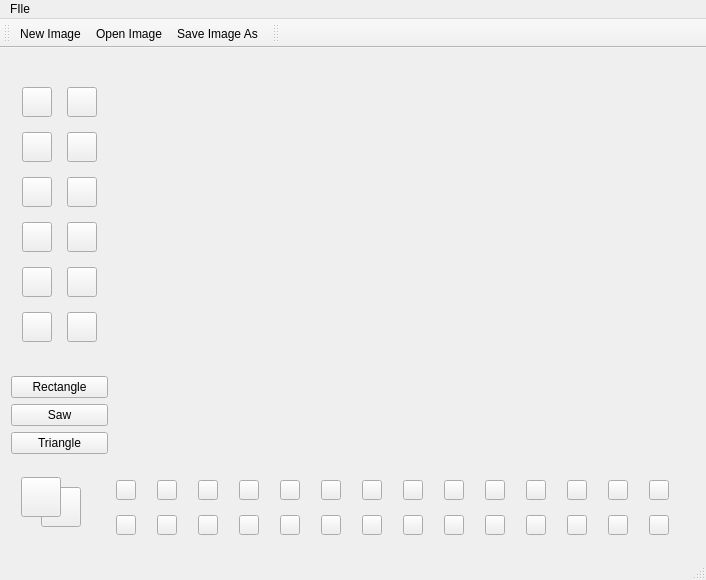
<?xml version="1.0" encoding="UTF-8"?>
<ui version="4.0">
 <class>MainWindow</class>
 <widget class="QMainWindow" name="MainWindow">
  <property name="geometry">
   <rect>
    <x>0</x>
    <y>0</y>
    <width>706</width>
    <height>580</height>
   </rect>
  </property>
  <property name="windowTitle">
   <string>Lab3.2</string>
  </property>
  <widget class="QWidget" name="centralWidget">
   <property name="sizePolicy">
    <sizepolicy hsizetype="Maximum" vsizetype="Maximum">
     <horstretch>0</horstretch>
     <verstretch>0</verstretch>
    </sizepolicy>
   </property>
   <layout class="QVBoxLayout" name="verticalLayout">
    <item>
     <layout class="QHBoxLayout" name="horizontalLayout">
      <property name="sizeConstraint">
       <enum>QLayout::SetDefaultConstraint</enum>
      </property>
      <item>
       <layout class="QVBoxLayout" name="verticalLayout_2">
        <item>
         <widget class="QWidget" name="widget" native="true">
          <property name="sizePolicy">
           <sizepolicy hsizetype="Maximum" vsizetype="Maximum">
            <horstretch>0</horstretch>
            <verstretch>0</verstretch>
           </sizepolicy>
          </property>
          <layout class="QGridLayout" name="gridLayout">
           <property name="spacing">
            <number>15</number>
           </property>
           <item row="4" column="0">
            <widget class="QPushButton" name="lineButton">
             <property name="minimumSize">
              <size>
               <width>30</width>
               <height>30</height>
              </size>
             </property>
             <property name="maximumSize">
              <size>
               <width>30</width>
               <height>30</height>
              </size>
             </property>
             <property name="text">
              <string/>
             </property>
             <property name="icon">
              <iconset resource="paint/resources.qrc">
               <normaloff>:/icons/layer-shape-line.png</normaloff>:/icons/layer-shape-line.png</iconset>
             </property>
             <property name="checkable">
              <bool>true</bool>
             </property>
            </widget>
           </item>
           <item row="0" column="0">
            <widget class="QPushButton" name="eraserButton">
             <property name="sizePolicy">
              <sizepolicy hsizetype="Fixed" vsizetype="Fixed">
               <horstretch>0</horstretch>
               <verstretch>0</verstretch>
              </sizepolicy>
             </property>
             <property name="minimumSize">
              <size>
               <width>30</width>
               <height>30</height>
              </size>
             </property>
             <property name="maximumSize">
              <size>
               <width>30</width>
               <height>30</height>
              </size>
             </property>
             <property name="text">
              <string/>
             </property>
             <property name="icon">
              <iconset resource="paint/resources.qrc">
               <normaloff>:/icons/eraser.png</normaloff>:/icons/eraser.png</iconset>
             </property>
             <property name="checkable">
              <bool>true</bool>
             </property>
            </widget>
           </item>
           <item row="0" column="1">
            <widget class="QPushButton" name="fillButton">
             <property name="sizePolicy">
              <sizepolicy hsizetype="Fixed" vsizetype="Fixed">
               <horstretch>0</horstretch>
               <verstretch>0</verstretch>
              </sizepolicy>
             </property>
             <property name="minimumSize">
              <size>
               <width>30</width>
               <height>30</height>
              </size>
             </property>
             <property name="maximumSize">
              <size>
               <width>30</width>
               <height>30</height>
              </size>
             </property>
             <property name="text">
              <string/>
             </property>
             <property name="icon">
              <iconset resource="paint/resources.qrc">
               <normaloff>:/icons/paint-can.png</normaloff>:/icons/paint-can.png</iconset>
             </property>
             <property name="checkable">
              <bool>true</bool>
             </property>
            </widget>
           </item>
           <item row="2" column="1">
            <widget class="QPushButton" name="brushButton">
             <property name="sizePolicy">
              <sizepolicy hsizetype="Fixed" vsizetype="Fixed">
               <horstretch>0</horstretch>
               <verstretch>0</verstretch>
              </sizepolicy>
             </property>
             <property name="minimumSize">
              <size>
               <width>30</width>
               <height>30</height>
              </size>
             </property>
             <property name="maximumSize">
              <size>
               <width>30</width>
               <height>30</height>
              </size>
             </property>
             <property name="text">
              <string/>
             </property>
             <property name="icon">
              <iconset resource="paint/resources.qrc">
               <normaloff>:/icons/paint-brush.png</normaloff>:/icons/paint-brush.png</iconset>
             </property>
             <property name="checkable">
              <bool>true</bool>
             </property>
            </widget>
           </item>
           <item row="5" column="1">
            <widget class="QPushButton" name="polygonButton">
             <property name="minimumSize">
              <size>
               <width>30</width>
               <height>30</height>
              </size>
             </property>
             <property name="maximumSize">
              <size>
               <width>30</width>
               <height>30</height>
              </size>
             </property>
             <property name="text">
              <string/>
             </property>
             <property name="icon">
              <iconset resource="paint/resources.qrc">
               <normaloff>:/icons/layer-shape-polygon.png</normaloff>:/icons/layer-shape-polygon.png</iconset>
             </property>
             <property name="checkable">
              <bool>true</bool>
             </property>
            </widget>
           </item>
           <item row="4" column="1">
            <widget class="QPushButton" name="polylineButton">
             <property name="minimumSize">
              <size>
               <width>30</width>
               <height>30</height>
              </size>
             </property>
             <property name="maximumSize">
              <size>
               <width>30</width>
               <height>30</height>
              </size>
             </property>
             <property name="text">
              <string/>
             </property>
             <property name="icon">
              <iconset resource="paint/resources.qrc">
               <normaloff>:/icons/layer-shape-polyline.png</normaloff>:/icons/layer-shape-polyline.png</iconset>
             </property>
             <property name="checkable">
              <bool>true</bool>
             </property>
            </widget>
           </item>
           <item row="1" column="1">
            <widget class="QPushButton" name="sprayButton">
             <property name="sizePolicy">
              <sizepolicy hsizetype="Minimum" vsizetype="Fixed">
               <horstretch>0</horstretch>
               <verstretch>0</verstretch>
              </sizepolicy>
             </property>
             <property name="minimumSize">
              <size>
               <width>30</width>
               <height>30</height>
              </size>
             </property>
             <property name="maximumSize">
              <size>
               <width>30</width>
               <height>30</height>
              </size>
             </property>
             <property name="text">
              <string/>
             </property>
             <property name="icon">
              <iconset resource="paint/resources.qrc">
               <normaloff>:/icons/spray.png</normaloff>:/icons/spray.png</iconset>
             </property>
             <property name="checkable">
              <bool>true</bool>
             </property>
             <property name="flat">
              <bool>false</bool>
             </property>
            </widget>
           </item>
           <item row="1" column="0">
            <widget class="QPushButton" name="dropperButton">
             <property name="sizePolicy">
              <sizepolicy hsizetype="Fixed" vsizetype="Fixed">
               <horstretch>0</horstretch>
               <verstretch>0</verstretch>
              </sizepolicy>
             </property>
             <property name="minimumSize">
              <size>
               <width>30</width>
               <height>30</height>
              </size>
             </property>
             <property name="maximumSize">
              <size>
               <width>30</width>
               <height>30</height>
              </size>
             </property>
             <property name="text">
              <string/>
             </property>
             <property name="icon">
              <iconset resource="paint/resources.qrc">
               <normaloff>:/icons/pipette.png</normaloff>:/icons/pipette.png</iconset>
             </property>
             <property name="checkable">
              <bool>true</bool>
             </property>
            </widget>
           </item>
           <item row="5" column="0">
            <widget class="QPushButton" name="rectButton">
             <property name="minimumSize">
              <size>
               <width>30</width>
               <height>30</height>
              </size>
             </property>
             <property name="maximumSize">
              <size>
               <width>30</width>
               <height>30</height>
              </size>
             </property>
             <property name="text">
              <string/>
             </property>
             <property name="icon">
              <iconset resource="paint/resources.qrc">
               <normaloff>:/icons/layer-shape.png</normaloff>:/icons/layer-shape.png</iconset>
             </property>
             <property name="checkable">
              <bool>true</bool>
             </property>
            </widget>
           </item>
           <item row="6" column="1">
            <widget class="QPushButton" name="roundrectButton">
             <property name="minimumSize">
              <size>
               <width>30</width>
               <height>30</height>
              </size>
             </property>
             <property name="maximumSize">
              <size>
               <width>30</width>
               <height>30</height>
              </size>
             </property>
             <property name="text">
              <string/>
             </property>
             <property name="icon">
              <iconset resource="paint/resources.qrc">
               <normaloff>:/icons/layer-shape-round.png</normaloff>:/icons/layer-shape-round.png</iconset>
             </property>
             <property name="checkable">
              <bool>true</bool>
             </property>
            </widget>
           </item>
           <item row="6" column="0">
            <widget class="QPushButton" name="ellipseButton">
             <property name="minimumSize">
              <size>
               <width>30</width>
               <height>30</height>
              </size>
             </property>
             <property name="maximumSize">
              <size>
               <width>30</width>
               <height>30</height>
              </size>
             </property>
             <property name="text">
              <string/>
             </property>
             <property name="icon">
              <iconset resource="paint/resources.qrc">
               <normaloff>:/icons/layer-shape-ellipse.png</normaloff>:/icons/layer-shape-ellipse.png</iconset>
             </property>
             <property name="checkable">
              <bool>true</bool>
             </property>
            </widget>
           </item>
           <item row="2" column="0">
            <widget class="QPushButton" name="penButton">
             <property name="sizePolicy">
              <sizepolicy hsizetype="Fixed" vsizetype="Fixed">
               <horstretch>0</horstretch>
               <verstretch>0</verstretch>
              </sizepolicy>
             </property>
             <property name="minimumSize">
              <size>
               <width>30</width>
               <height>30</height>
              </size>
             </property>
             <property name="maximumSize">
              <size>
               <width>30</width>
               <height>30</height>
              </size>
             </property>
             <property name="text">
              <string/>
             </property>
             <property name="icon">
              <iconset resource="paint/resources.qrc">
               <normaloff>:/icons/pencil.png</normaloff>:/icons/pencil.png</iconset>
             </property>
             <property name="checkable">
              <bool>true</bool>
             </property>
            </widget>
           </item>
          </layout>
         </widget>
        </item>
        <item>
         <layout class="QVBoxLayout" name="verticalLayout_3">
          <item>
           <widget class="QPushButton" name="addRecButton">
            <property name="text">
             <string>Rectangle</string>
            </property>
            <property name="icon">
             <iconset resource="paint/resources.qrc">
              <normaloff>:/types/rectangle.png</normaloff>:/types/rectangle.png</iconset>
            </property>
           </widget>
          </item>
          <item>
           <widget class="QPushButton" name="addSawButton">
            <property name="text">
             <string>Saw</string>
            </property>
            <property name="icon">
             <iconset resource="paint/resources.qrc">
              <normaloff>:/types/saw.png</normaloff>:/types/saw.png</iconset>
            </property>
           </widget>
          </item>
          <item>
           <widget class="QPushButton" name="addTriangleButton">
            <property name="text">
             <string>Triangle</string>
            </property>
            <property name="icon">
             <iconset resource="paint/resources.qrc">
              <normaloff>:/types/triangle.png</normaloff>:/types/triangle.png</iconset>
            </property>
           </widget>
          </item>
         </layout>
        </item>
       </layout>
      </item>
      <item>
       <widget class="QLabel" name="canvas">
        <property name="sizePolicy">
         <sizepolicy hsizetype="MinimumExpanding" vsizetype="MinimumExpanding">
          <horstretch>0</horstretch>
          <verstretch>0</verstretch>
         </sizepolicy>
        </property>
        <property name="text">
         <string/>
        </property>
       </widget>
      </item>
     </layout>
    </item>
    <item>
     <layout class="QHBoxLayout" name="horizontalLayout_2">
      <item>
       <widget class="QWidget" name="widget_3" native="true">
        <property name="minimumSize">
         <size>
          <width>78</width>
          <height>0</height>
         </size>
        </property>
        <property name="maximumSize">
         <size>
          <width>78</width>
          <height>16777215</height>
         </size>
        </property>
        <widget class="QPushButton" name="secondaryButton">
         <property name="geometry">
          <rect>
           <x>30</x>
           <y>10</y>
           <width>40</width>
           <height>40</height>
          </rect>
         </property>
         <property name="minimumSize">
          <size>
           <width>40</width>
           <height>40</height>
          </size>
         </property>
         <property name="maximumSize">
          <size>
           <width>40</width>
           <height>40</height>
          </size>
         </property>
         <property name="text">
          <string/>
         </property>
        </widget>
        <widget class="QPushButton" name="primaryButton">
         <property name="geometry">
          <rect>
           <x>10</x>
           <y>0</y>
           <width>40</width>
           <height>40</height>
          </rect>
         </property>
         <property name="minimumSize">
          <size>
           <width>40</width>
           <height>40</height>
          </size>
         </property>
         <property name="maximumSize">
          <size>
           <width>40</width>
           <height>40</height>
          </size>
         </property>
         <property name="text">
          <string/>
         </property>
        </widget>
       </widget>
      </item>
      <item>
       <widget class="QWidget" name="widget_2" native="true">
        <layout class="QGridLayout" name="gridLayout_2">
         <property name="leftMargin">
          <number>15</number>
         </property>
         <property name="topMargin">
          <number>0</number>
         </property>
         <property name="rightMargin">
          <number>15</number>
         </property>
         <property name="bottomMargin">
          <number>15</number>
         </property>
         <property name="spacing">
          <number>15</number>
         </property>
         <item row="0" column="10">
          <widget class="QPushButton" name="colorButton_11">
           <property name="sizePolicy">
            <sizepolicy hsizetype="Fixed" vsizetype="Fixed">
             <horstretch>0</horstretch>
             <verstretch>0</verstretch>
            </sizepolicy>
           </property>
           <property name="minimumSize">
            <size>
             <width>20</width>
             <height>20</height>
            </size>
           </property>
           <property name="maximumSize">
            <size>
             <width>20</width>
             <height>13</height>
            </size>
           </property>
           <property name="text">
            <string/>
           </property>
          </widget>
         </item>
         <item row="0" column="6">
          <widget class="QPushButton" name="colorButton_7">
           <property name="sizePolicy">
            <sizepolicy hsizetype="Fixed" vsizetype="Fixed">
             <horstretch>0</horstretch>
             <verstretch>0</verstretch>
            </sizepolicy>
           </property>
           <property name="minimumSize">
            <size>
             <width>20</width>
             <height>20</height>
            </size>
           </property>
           <property name="maximumSize">
            <size>
             <width>20</width>
             <height>13</height>
            </size>
           </property>
           <property name="text">
            <string/>
           </property>
          </widget>
         </item>
         <item row="0" column="8">
          <widget class="QPushButton" name="colorButton_9">
           <property name="sizePolicy">
            <sizepolicy hsizetype="Fixed" vsizetype="Fixed">
             <horstretch>0</horstretch>
             <verstretch>0</verstretch>
            </sizepolicy>
           </property>
           <property name="minimumSize">
            <size>
             <width>20</width>
             <height>20</height>
            </size>
           </property>
           <property name="maximumSize">
            <size>
             <width>20</width>
             <height>13</height>
            </size>
           </property>
           <property name="text">
            <string/>
           </property>
          </widget>
         </item>
         <item row="0" column="9">
          <widget class="QPushButton" name="colorButton_10">
           <property name="sizePolicy">
            <sizepolicy hsizetype="Fixed" vsizetype="Fixed">
             <horstretch>0</horstretch>
             <verstretch>0</verstretch>
            </sizepolicy>
           </property>
           <property name="minimumSize">
            <size>
             <width>20</width>
             <height>20</height>
            </size>
           </property>
           <property name="maximumSize">
            <size>
             <width>20</width>
             <height>13</height>
            </size>
           </property>
           <property name="text">
            <string/>
           </property>
          </widget>
         </item>
         <item row="1" column="8">
          <widget class="QPushButton" name="colorButton_23">
           <property name="sizePolicy">
            <sizepolicy hsizetype="Fixed" vsizetype="Fixed">
             <horstretch>0</horstretch>
             <verstretch>0</verstretch>
            </sizepolicy>
           </property>
           <property name="minimumSize">
            <size>
             <width>20</width>
             <height>20</height>
            </size>
           </property>
           <property name="maximumSize">
            <size>
             <width>20</width>
             <height>13</height>
            </size>
           </property>
           <property name="text">
            <string/>
           </property>
          </widget>
         </item>
         <item row="1" column="3">
          <widget class="QPushButton" name="colorButton_18">
           <property name="sizePolicy">
            <sizepolicy hsizetype="Fixed" vsizetype="Fixed">
             <horstretch>0</horstretch>
             <verstretch>0</verstretch>
            </sizepolicy>
           </property>
           <property name="minimumSize">
            <size>
             <width>20</width>
             <height>20</height>
            </size>
           </property>
           <property name="maximumSize">
            <size>
             <width>20</width>
             <height>13</height>
            </size>
           </property>
           <property name="text">
            <string/>
           </property>
          </widget>
         </item>
         <item row="1" column="5">
          <widget class="QPushButton" name="colorButton_20">
           <property name="sizePolicy">
            <sizepolicy hsizetype="Fixed" vsizetype="Fixed">
             <horstretch>0</horstretch>
             <verstretch>0</verstretch>
            </sizepolicy>
           </property>
           <property name="minimumSize">
            <size>
             <width>20</width>
             <height>20</height>
            </size>
           </property>
           <property name="maximumSize">
            <size>
             <width>20</width>
             <height>13</height>
            </size>
           </property>
           <property name="text">
            <string/>
           </property>
          </widget>
         </item>
         <item row="0" column="5">
          <widget class="QPushButton" name="colorButton_6">
           <property name="sizePolicy">
            <sizepolicy hsizetype="Fixed" vsizetype="Fixed">
             <horstretch>0</horstretch>
             <verstretch>0</verstretch>
            </sizepolicy>
           </property>
           <property name="minimumSize">
            <size>
             <width>20</width>
             <height>20</height>
            </size>
           </property>
           <property name="maximumSize">
            <size>
             <width>20</width>
             <height>13</height>
            </size>
           </property>
           <property name="text">
            <string/>
           </property>
          </widget>
         </item>
         <item row="0" column="2">
          <widget class="QPushButton" name="colorButton_3">
           <property name="sizePolicy">
            <sizepolicy hsizetype="Fixed" vsizetype="Fixed">
             <horstretch>0</horstretch>
             <verstretch>0</verstretch>
            </sizepolicy>
           </property>
           <property name="minimumSize">
            <size>
             <width>20</width>
             <height>20</height>
            </size>
           </property>
           <property name="maximumSize">
            <size>
             <width>20</width>
             <height>13</height>
            </size>
           </property>
           <property name="text">
            <string/>
           </property>
          </widget>
         </item>
         <item row="1" column="9">
          <widget class="QPushButton" name="colorButton_24">
           <property name="sizePolicy">
            <sizepolicy hsizetype="Fixed" vsizetype="Fixed">
             <horstretch>0</horstretch>
             <verstretch>0</verstretch>
            </sizepolicy>
           </property>
           <property name="minimumSize">
            <size>
             <width>20</width>
             <height>20</height>
            </size>
           </property>
           <property name="maximumSize">
            <size>
             <width>20</width>
             <height>13</height>
            </size>
           </property>
           <property name="text">
            <string/>
           </property>
          </widget>
         </item>
         <item row="1" column="2">
          <widget class="QPushButton" name="colorButton_17">
           <property name="sizePolicy">
            <sizepolicy hsizetype="Fixed" vsizetype="Fixed">
             <horstretch>0</horstretch>
             <verstretch>0</verstretch>
            </sizepolicy>
           </property>
           <property name="minimumSize">
            <size>
             <width>20</width>
             <height>20</height>
            </size>
           </property>
           <property name="maximumSize">
            <size>
             <width>20</width>
             <height>13</height>
            </size>
           </property>
           <property name="text">
            <string/>
           </property>
          </widget>
         </item>
         <item row="0" column="0">
          <widget class="QPushButton" name="colorButton_1">
           <property name="sizePolicy">
            <sizepolicy hsizetype="Fixed" vsizetype="Fixed">
             <horstretch>0</horstretch>
             <verstretch>0</verstretch>
            </sizepolicy>
           </property>
           <property name="minimumSize">
            <size>
             <width>20</width>
             <height>20</height>
            </size>
           </property>
           <property name="maximumSize">
            <size>
             <width>20</width>
             <height>13</height>
            </size>
           </property>
           <property name="styleSheet">
            <string notr="true"/>
           </property>
           <property name="text">
            <string/>
           </property>
          </widget>
         </item>
         <item row="0" column="7">
          <widget class="QPushButton" name="colorButton_8">
           <property name="sizePolicy">
            <sizepolicy hsizetype="Fixed" vsizetype="Fixed">
             <horstretch>0</horstretch>
             <verstretch>0</verstretch>
            </sizepolicy>
           </property>
           <property name="minimumSize">
            <size>
             <width>20</width>
             <height>20</height>
            </size>
           </property>
           <property name="maximumSize">
            <size>
             <width>20</width>
             <height>13</height>
            </size>
           </property>
           <property name="text">
            <string/>
           </property>
          </widget>
         </item>
         <item row="1" column="12">
          <widget class="QPushButton" name="colorButton_27">
           <property name="sizePolicy">
            <sizepolicy hsizetype="Fixed" vsizetype="Fixed">
             <horstretch>0</horstretch>
             <verstretch>0</verstretch>
            </sizepolicy>
           </property>
           <property name="minimumSize">
            <size>
             <width>20</width>
             <height>20</height>
            </size>
           </property>
           <property name="maximumSize">
            <size>
             <width>20</width>
             <height>13</height>
            </size>
           </property>
           <property name="text">
            <string/>
           </property>
          </widget>
         </item>
         <item row="1" column="7">
          <widget class="QPushButton" name="colorButton_22">
           <property name="sizePolicy">
            <sizepolicy hsizetype="Fixed" vsizetype="Fixed">
             <horstretch>0</horstretch>
             <verstretch>0</verstretch>
            </sizepolicy>
           </property>
           <property name="minimumSize">
            <size>
             <width>20</width>
             <height>20</height>
            </size>
           </property>
           <property name="maximumSize">
            <size>
             <width>20</width>
             <height>13</height>
            </size>
           </property>
           <property name="text">
            <string/>
           </property>
          </widget>
         </item>
         <item row="1" column="0">
          <widget class="QPushButton" name="colorButton_15">
           <property name="sizePolicy">
            <sizepolicy hsizetype="Fixed" vsizetype="Fixed">
             <horstretch>0</horstretch>
             <verstretch>0</verstretch>
            </sizepolicy>
           </property>
           <property name="minimumSize">
            <size>
             <width>20</width>
             <height>20</height>
            </size>
           </property>
           <property name="maximumSize">
            <size>
             <width>20</width>
             <height>13</height>
            </size>
           </property>
           <property name="text">
            <string/>
           </property>
          </widget>
         </item>
         <item row="0" column="4">
          <widget class="QPushButton" name="colorButton_5">
           <property name="sizePolicy">
            <sizepolicy hsizetype="Fixed" vsizetype="Fixed">
             <horstretch>0</horstretch>
             <verstretch>0</verstretch>
            </sizepolicy>
           </property>
           <property name="minimumSize">
            <size>
             <width>20</width>
             <height>20</height>
            </size>
           </property>
           <property name="maximumSize">
            <size>
             <width>20</width>
             <height>13</height>
            </size>
           </property>
           <property name="text">
            <string/>
           </property>
          </widget>
         </item>
         <item row="0" column="1">
          <widget class="QPushButton" name="colorButton_2">
           <property name="sizePolicy">
            <sizepolicy hsizetype="Fixed" vsizetype="Fixed">
             <horstretch>0</horstretch>
             <verstretch>0</verstretch>
            </sizepolicy>
           </property>
           <property name="minimumSize">
            <size>
             <width>20</width>
             <height>20</height>
            </size>
           </property>
           <property name="maximumSize">
            <size>
             <width>20</width>
             <height>13</height>
            </size>
           </property>
           <property name="text">
            <string/>
           </property>
          </widget>
         </item>
         <item row="1" column="1">
          <widget class="QPushButton" name="colorButton_16">
           <property name="sizePolicy">
            <sizepolicy hsizetype="Fixed" vsizetype="Fixed">
             <horstretch>0</horstretch>
             <verstretch>0</verstretch>
            </sizepolicy>
           </property>
           <property name="minimumSize">
            <size>
             <width>20</width>
             <height>20</height>
            </size>
           </property>
           <property name="maximumSize">
            <size>
             <width>20</width>
             <height>13</height>
            </size>
           </property>
           <property name="text">
            <string/>
           </property>
          </widget>
         </item>
         <item row="0" column="13">
          <widget class="QPushButton" name="colorButton_14">
           <property name="sizePolicy">
            <sizepolicy hsizetype="Fixed" vsizetype="Fixed">
             <horstretch>0</horstretch>
             <verstretch>0</verstretch>
            </sizepolicy>
           </property>
           <property name="minimumSize">
            <size>
             <width>20</width>
             <height>20</height>
            </size>
           </property>
           <property name="maximumSize">
            <size>
             <width>20</width>
             <height>13</height>
            </size>
           </property>
           <property name="text">
            <string/>
           </property>
          </widget>
         </item>
         <item row="0" column="3">
          <widget class="QPushButton" name="colorButton_4">
           <property name="sizePolicy">
            <sizepolicy hsizetype="Fixed" vsizetype="Fixed">
             <horstretch>0</horstretch>
             <verstretch>0</verstretch>
            </sizepolicy>
           </property>
           <property name="minimumSize">
            <size>
             <width>20</width>
             <height>20</height>
            </size>
           </property>
           <property name="maximumSize">
            <size>
             <width>20</width>
             <height>13</height>
            </size>
           </property>
           <property name="text">
            <string/>
           </property>
          </widget>
         </item>
         <item row="1" column="6">
          <widget class="QPushButton" name="colorButton_21">
           <property name="sizePolicy">
            <sizepolicy hsizetype="Fixed" vsizetype="Fixed">
             <horstretch>0</horstretch>
             <verstretch>0</verstretch>
            </sizepolicy>
           </property>
           <property name="minimumSize">
            <size>
             <width>20</width>
             <height>20</height>
            </size>
           </property>
           <property name="maximumSize">
            <size>
             <width>20</width>
             <height>13</height>
            </size>
           </property>
           <property name="text">
            <string/>
           </property>
          </widget>
         </item>
         <item row="1" column="10">
          <widget class="QPushButton" name="colorButton_25">
           <property name="sizePolicy">
            <sizepolicy hsizetype="Fixed" vsizetype="Fixed">
             <horstretch>0</horstretch>
             <verstretch>0</verstretch>
            </sizepolicy>
           </property>
           <property name="minimumSize">
            <size>
             <width>20</width>
             <height>20</height>
            </size>
           </property>
           <property name="maximumSize">
            <size>
             <width>20</width>
             <height>13</height>
            </size>
           </property>
           <property name="text">
            <string/>
           </property>
          </widget>
         </item>
         <item row="0" column="11">
          <widget class="QPushButton" name="colorButton_12">
           <property name="sizePolicy">
            <sizepolicy hsizetype="Fixed" vsizetype="Fixed">
             <horstretch>0</horstretch>
             <verstretch>0</verstretch>
            </sizepolicy>
           </property>
           <property name="minimumSize">
            <size>
             <width>20</width>
             <height>20</height>
            </size>
           </property>
           <property name="maximumSize">
            <size>
             <width>20</width>
             <height>13</height>
            </size>
           </property>
           <property name="text">
            <string/>
           </property>
          </widget>
         </item>
         <item row="1" column="4">
          <widget class="QPushButton" name="colorButton_19">
           <property name="sizePolicy">
            <sizepolicy hsizetype="Fixed" vsizetype="Fixed">
             <horstretch>0</horstretch>
             <verstretch>0</verstretch>
            </sizepolicy>
           </property>
           <property name="minimumSize">
            <size>
             <width>20</width>
             <height>20</height>
            </size>
           </property>
           <property name="maximumSize">
            <size>
             <width>20</width>
             <height>13</height>
            </size>
           </property>
           <property name="text">
            <string/>
           </property>
          </widget>
         </item>
         <item row="0" column="12">
          <widget class="QPushButton" name="colorButton_13">
           <property name="sizePolicy">
            <sizepolicy hsizetype="Fixed" vsizetype="Fixed">
             <horstretch>0</horstretch>
             <verstretch>0</verstretch>
            </sizepolicy>
           </property>
           <property name="minimumSize">
            <size>
             <width>20</width>
             <height>20</height>
            </size>
           </property>
           <property name="maximumSize">
            <size>
             <width>20</width>
             <height>13</height>
            </size>
           </property>
           <property name="text">
            <string/>
           </property>
          </widget>
         </item>
         <item row="1" column="11">
          <widget class="QPushButton" name="colorButton_26">
           <property name="sizePolicy">
            <sizepolicy hsizetype="Fixed" vsizetype="Fixed">
             <horstretch>0</horstretch>
             <verstretch>0</verstretch>
            </sizepolicy>
           </property>
           <property name="minimumSize">
            <size>
             <width>20</width>
             <height>20</height>
            </size>
           </property>
           <property name="maximumSize">
            <size>
             <width>20</width>
             <height>13</height>
            </size>
           </property>
           <property name="text">
            <string/>
           </property>
          </widget>
         </item>
         <item row="1" column="13">
          <widget class="QPushButton" name="colorButton_28">
           <property name="sizePolicy">
            <sizepolicy hsizetype="Fixed" vsizetype="Fixed">
             <horstretch>0</horstretch>
             <verstretch>0</verstretch>
            </sizepolicy>
           </property>
           <property name="minimumSize">
            <size>
             <width>20</width>
             <height>20</height>
            </size>
           </property>
           <property name="maximumSize">
            <size>
             <width>20</width>
             <height>13</height>
            </size>
           </property>
           <property name="text">
            <string/>
           </property>
          </widget>
         </item>
        </layout>
       </widget>
      </item>
     </layout>
    </item>
   </layout>
  </widget>
  <widget class="QMenuBar" name="menuBar">
   <property name="geometry">
    <rect>
     <x>0</x>
     <y>0</y>
     <width>706</width>
     <height>30</height>
    </rect>
   </property>
   <widget class="QMenu" name="menuFIle">
    <property name="title">
     <string>FIle</string>
    </property>
    <addaction name="actionNewImage"/>
    <addaction name="actionOpenImage"/>
    <addaction name="actionSaveImage"/>
   </widget>
   <addaction name="menuFIle"/>
  </widget>
  <widget class="QStatusBar" name="statusBar"/>
  <widget class="QToolBar" name="fileToolbar">
   <property name="windowTitle">
    <string>toolBar</string>
   </property>
   <property name="iconSize">
    <size>
     <width>16</width>
     <height>16</height>
    </size>
   </property>
   <attribute name="toolBarArea">
    <enum>TopToolBarArea</enum>
   </attribute>
   <attribute name="toolBarBreak">
    <bool>false</bool>
   </attribute>
   <addaction name="actionNewImage"/>
   <addaction name="actionOpenImage"/>
   <addaction name="actionSaveImage"/>
  </widget>
  <widget class="QToolBar" name="drawingToolbar">
   <property name="windowTitle">
    <string>toolBar</string>
   </property>
   <property name="iconSize">
    <size>
     <width>16</width>
     <height>16</height>
    </size>
   </property>
   <attribute name="toolBarArea">
    <enum>TopToolBarArea</enum>
   </attribute>
   <attribute name="toolBarBreak">
    <bool>false</bool>
   </attribute>
  </widget>
  <action name="actionCopy">
   <property name="text">
    <string>Copy</string>
   </property>
   <property name="shortcut">
    <string>Ctrl+C</string>
   </property>
  </action>
  <action name="actionClearImage">
   <property name="text">
    <string>Clear Image</string>
   </property>
  </action>
  <action name="actionOpenImage">
   <property name="icon">
    <iconset resource="paint/resources.qrc">
     <normaloff>:/icons/blue-folder-open-image.png</normaloff>:/icons/blue-folder-open-image.png</iconset>
   </property>
   <property name="text">
    <string>Open Image...</string>
   </property>
  </action>
  <action name="actionSaveImage">
   <property name="icon">
    <iconset resource="paint/resources.qrc">
     <normaloff>:/icons/disk.png</normaloff>:/icons/disk.png</iconset>
   </property>
   <property name="text">
    <string>Save Image As...</string>
   </property>
  </action>
  <action name="actionInvertColors">
   <property name="text">
    <string>Invert Colors</string>
   </property>
  </action>
  <action name="actionFlipHorizontal">
   <property name="text">
    <string>Flip Horizontal</string>
   </property>
  </action>
  <action name="actionFlipVertical">
   <property name="text">
    <string>Flip Vertical</string>
   </property>
  </action>
  <action name="actionNewImage">
   <property name="icon">
    <iconset resource="paint/resources.qrc">
     <normaloff>:/icons/document-image.png</normaloff>:/icons/document-image.png</iconset>
   </property>
   <property name="text">
    <string>New Image</string>
   </property>
  </action>
  <action name="actionBold">
   <property name="checkable">
    <bool>true</bool>
   </property>
   <property name="icon">
    <iconset>
     <normaloff>:/icons/edit-bold.png</normaloff>:/icons/edit-bold.png</iconset>
   </property>
   <property name="text">
    <string>Bold</string>
   </property>
   <property name="shortcut">
    <string>Ctrl+B</string>
   </property>
  </action>
  <action name="actionItalic">
   <property name="checkable">
    <bool>true</bool>
   </property>
   <property name="icon">
    <iconset>
     <normaloff>:/icons/edit-italic.png</normaloff>:/icons/edit-italic.png</iconset>
   </property>
   <property name="text">
    <string>Italic</string>
   </property>
   <property name="shortcut">
    <string>Ctrl+I</string>
   </property>
  </action>
  <action name="actionUnderline">
   <property name="checkable">
    <bool>true</bool>
   </property>
   <property name="icon">
    <iconset>
     <normaloff>:/icons/edit-underline.png</normaloff>:/icons/edit-underline.png</iconset>
   </property>
   <property name="text">
    <string>Underline</string>
   </property>
  </action>
  <action name="actionFillShapes">
   <property name="checkable">
    <bool>true</bool>
   </property>
   <property name="icon">
    <iconset resource="paint/resources.qrc">
     <normaloff>:/icons/paint-can-color.png</normaloff>:/icons/paint-can-color.png</iconset>
   </property>
   <property name="text">
    <string>Fill Shapes?</string>
   </property>
  </action>
 </widget>
 <layoutdefault spacing="6" margin="11"/>
 <resources>
  <include location="paint/resources.qrc"/>
 </resources>
 <connections/>
</ui>
